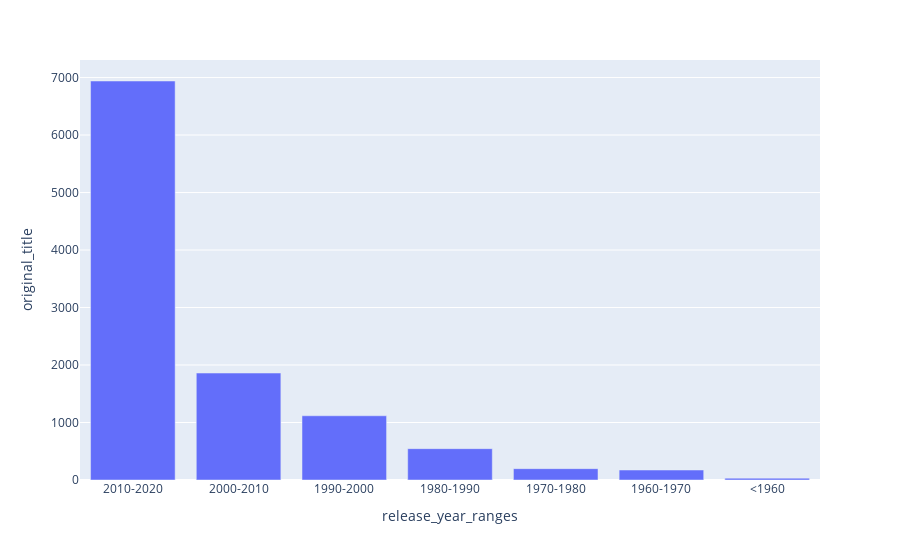

The notebook cell saved with this chart:
### Code cell
#plotting the chart
plt.figure(figsize=(20,8))
fig = px.bar( movies_dist, x = 'release_year_ranges', y = 'original_title')
fig.show()

### Figure 1 — Plotly figure (JSON) as saved in the notebook; plotly's stock layout.template omitted (floating-point values rounded to 4 significant figures)
{"data": [{"alignmentgroup": "True", "hovertemplate": "release_year_ranges=%{x}<br>original_title=%{y}<extra></extra>", "legendgroup": "", "marker": {"color": "#636efa", "pattern": {"shape": ""}}, "name": "", "offsetgroup": "", "orientation": "v", "showlegend": false, "textposition": "auto", "type": "bar", "x": ["2010-2020", "2000-2010", "1990-2000", "1980-1990", "1970-1980", "1960-1970", "<1960"], "xaxis": "x", "y": [6940, 1860, 1117, 545, 197, 174, 32], "yaxis": "y"}], "layout": {"barmode": "relative", "legend": {"tracegroupgap": 0}, "margin": {"t": 60}, "xaxis": {"anchor": "y", "domain": [0, 1], "title": {"text": "release_year_ranges"}}, "yaxis": {"anchor": "x", "domain": [0, 1], "title": {"text": "original_title"}}}}
